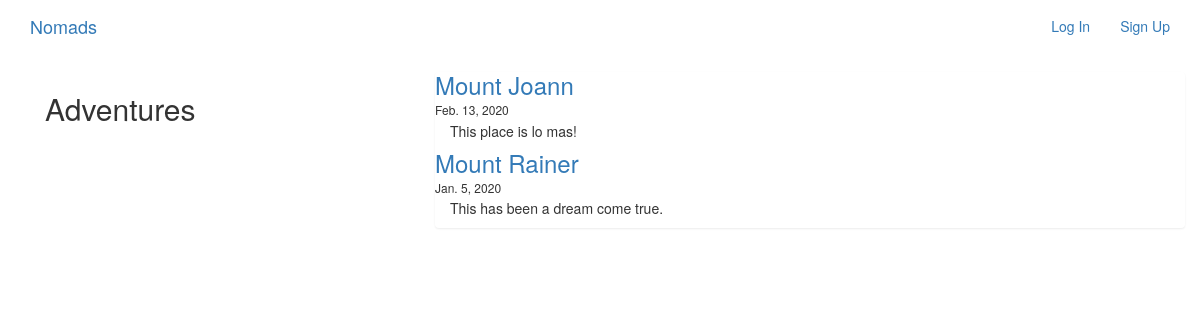
The app's page /groups/ with its own data.
### groups/models.py (models this page shows, shortened)
class Group(models.Model):
    location = models.CharField(max_length=255,unique=True)
    slug = models.SlugField(allow_unicode=True,unique=True)
    description = models.TextField(blank=True, default='')
    date = models.DateField(auto_now=False, auto_now_add=False)
    description_html = models.TextField(editable=False,default='',blank=True)
    class Meta:
        ordering = ['-date']

### groups/views.py (the view)
class ListGroups(generic.ListView):
    model = Group

### groups/templates/groups/group_list.html (shortened to what this page needs)
{% extends 'groups/group_base.html'%}
{% block pregroup %}
<div class="col-md-4">
    <div class="content">
        <h2>Adventures</h2>
    </div>
</div>
{% endblock %}
{% block group_content %}
<div class="col-md-8">
    <div class="list-group">
        {% for group in object_list %}
        <a href="{% url 'groups:single' group.id%}">
            <h3 class='title list-group-item-heading'>{{group.location}}</h3>
         </a>
            <h6 class='title list-group-item-heading'>{{group.date}}</h6>
            <div class="list-group-item-text container-fluid">
                {{group.description_html|safe}}
            </div>
        {% endfor %}
    </div>
</div>
{% endblock %}

### records on screen
Group: location "Mount Joann", date "Feb. 13, 2020", description_html "This place is lo mas!"
Group: location "Mount Rainer", date "Jan. 5, 2020", description_html "This has been a dream come true."
